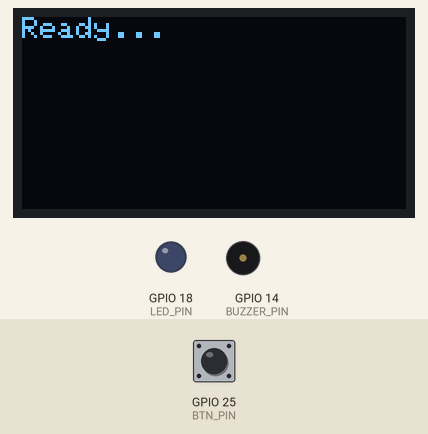
Simulated run of this program. Board: ESP32. On the bench: 128×64 one-colour display, output pins drawn as LEDs (lit = HIGH), buzzer (waves = sounding). Inputs (shaded band) come from the test bench; at power-on: GPIO 25 (BTN_PIN) HIGH.

Above: at 1.2 s.
1.3 s: GPIO 25 (BTN_PIN) pulled LOW for 0.15 s
At 2.4 s:
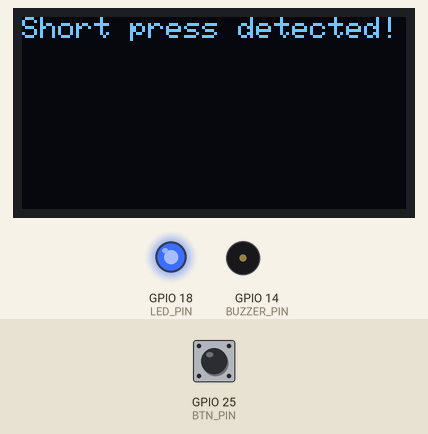
2.9 s: GPIO 25 (BTN_PIN) pulled LOW for 3.2 s
At 6.9 s:
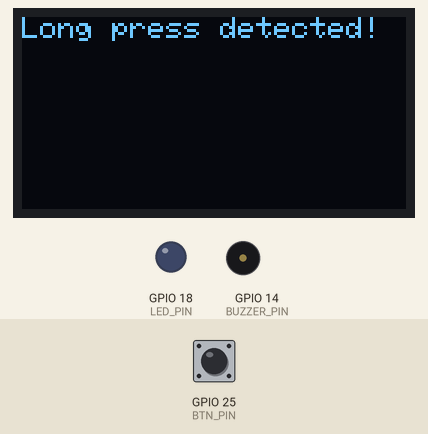
7.8 s: GPIO 25 (BTN_PIN) pulled LOW for 1 s
At 9.8 s:
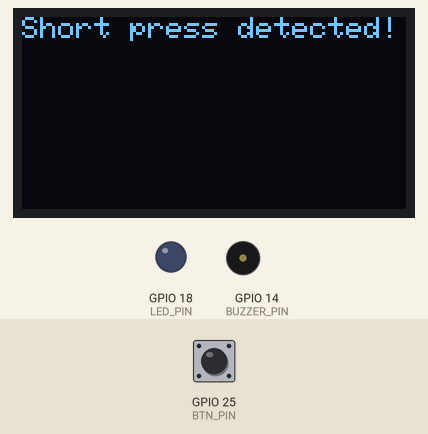
Timing chart, 0 to 11.3 s (numbered marks = the images above; inputs shaded):
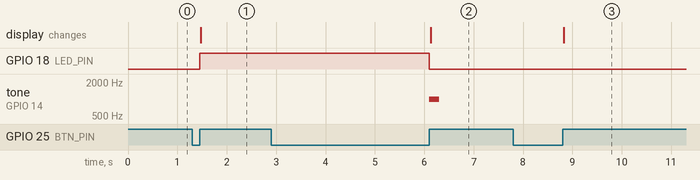

Measured:
- after the input at 1.3 s, GPIO 18 (LED_PIN): LOW → HIGH after 0.15 s; the display: changes after 0.18 s (image 1)
- after the input at 2.9 s, GPIO 18 (LED_PIN): HIGH → LOW after 3.2 s; tone on GPIO 14 (BUZZER_PIN): silent → 1000 Hz after 3.2 s, → silent 0.20 s later; the display: changes after 3.2 s (image 2)
- after the input at 7.8 s, the display: changes after 1.0 s (image 3)

The program:

main.cpp
```cpp
// =======================================
// Assignment-01_Task-B (Simplified)
// LED and Buzzer with Short/Long Press
// Embedded IoT System Fall-2025
// =======================================
//
// Name: M Talha Iftikhar
// Reg#: 23-NTU-CS-1075
//

#include <Arduino.h>
#include <Wire.h>
#include <Adafruit_GFX.h>
#include <Adafruit_SSD1306.h>

// ======== Pin Definitions ========
#define LED_PIN     18
#define BUZZER_PIN  14
#define BTN_PIN     25

// ======== OLED Setup ========
#define SCREEN_WIDTH 128
#define SCREEN_HEIGHT 64
Adafruit_SSD1306 display(SCREEN_WIDTH, SCREEN_HEIGHT, &Wire);

// ======== Variables ========
bool ledState = LOW;
bool buttonPressed = false;
unsigned long pressStartTime = 0;
const unsigned long longPressTime = 1500; // 1.5 seconds debounce for long press

// ======== Display Helper ========
void showMessage(const char* msg) {
  display.clearDisplay();
  display.setTextSize(1);
  display.setTextColor(SSD1306_WHITE);
  display.setCursor(0, 0);
  display.println(msg);
  display.display();
}

// ======== Setup ========
void setup() {
  pinMode(LED_PIN, OUTPUT);
  pinMode(BUZZER_PIN, OUTPUT);
  pinMode(BTN_PIN, INPUT_PULLUP);  // internal pull-up: LOW = pressed

  digitalWrite(LED_PIN, ledState);
  digitalWrite(BUZZER_PIN, LOW);

  // Initialize OLED
  if (!display.begin(SSD1306_SWITCHCAPVCC, 0x3C)) {
    for (;;); // Stop if display not found
  }
  showMessage("Ready...");
}

// ======== Main Loop ========
void loop() {
  bool isPressed = (digitalRead(BTN_PIN) == LOW);
  unsigned long currentTime = millis();

  // Button just pressed
  if (isPressed && !buttonPressed) {
    buttonPressed = true;
    pressStartTime = currentTime;
  }

  // Button just released
  if (!isPressed && buttonPressed) {
    unsigned long pressDuration = currentTime - pressStartTime;
    buttonPressed = false; // reset for next cycle

    if (pressDuration >= longPressTime) {
      // ===== Long Press Detected =====
      digitalWrite(LED_PIN, LOW);               // Turn off LED
      tone(BUZZER_PIN, 1000, 200);              // 1kHz beep for 200ms
      showMessage("Long press detected!");
    } else {
      // ===== Short Press Detected =====
      ledState = !ledState;                     // Toggle LED
      digitalWrite(LED_PIN, ledState);
      showMessage("Short press detected!");
    }
  }
}
```
